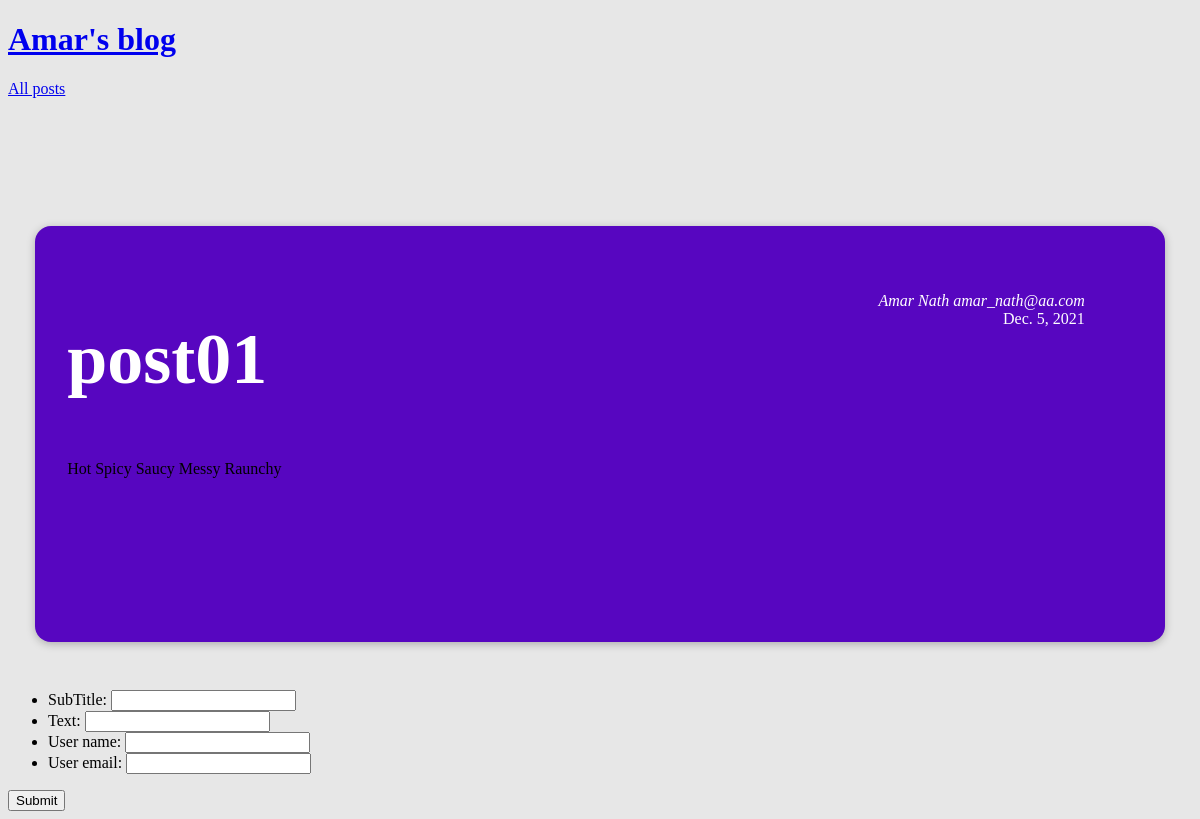
The app's page /posts/post-01 with its own data.
### blogApp/models.py (models this page shows, shortened)
class Post(models.Model):
    title = models.CharField(max_length=200, blank=True)
    image_name = models.CharField(max_length=100, blank=True)
    excerpt = models.CharField(max_length=200, blank=True)
    date = models.DateField(auto_now=True)
    slug =  models.SlugField(unique=True)
    content = models.TextField(max_length=500, blank=True)
    author = models.ForeignKey(Author, on_delete=models.SET_NULL, null=True, related_name='author')
    tag = models.ManyToManyField(Tag)

class Tag(models.Model):
    caption  = models.CharField(max_length=100, blank=True)

class Author(models.Model):
    first_name = models.CharField(max_length=100, blank=True)
    last_name = models.CharField(max_length=100, blank=True)
    email = models.EmailField(max_length=100, blank=True)
    def __str__(self):
        return f'{self.first_name} {self.last_name} {self.email}'

### blogApp/views.py (the view, shortened to what this page needs)
# urls.py: path("posts/<slug:slug>", views.PostDetailView.as_view(), name="post-detail-page")
class PostDetailView(View):
    def get(self, request, slug):
        post = Post.objects.get(slug = slug)
        post_tags = post.tag.all()
        comment_form = CommentForm()
        comments = post.comments.all()
        context = {
            "post": post,
            "post_tags" : post_tags,
            "comment_form": comment_form,
            "comments": comments
        }
        return render(request, "blogApp/post-detail.html",context)

### blogApp/forms.py
class CommentForm(forms.ModelForm):
    class Meta:
        model = Comment
        exclude = ['post']

### blogApp/templates/blogApp/post-detail.html (shortened to what this page needs)
{% extends "base.html" %}
{% load static %}
{% block css_files %}
    <link rel="stylesheet" href="{% static 'blogApp/post-detail.css' %}"/>
{% endblock %}
{% block content %}
<section class='summary'>
    <h2>{{post.title}}</h2>
    <div class='tag'>
        {% for tag in post_tags %}
            <span>
                {{ tag.caption}}
            </span>
        {% endfor %}
    </div>
    <article>
        <address>{{post.author}}</address>
        <div>{{post.date}}</div>
    </article>
</section>
<main>
    <div class='comment-form'>
        <form action="{% url 'post-detail-page' post.slug %}" method="post">
            <ul>
                {{comment_form.as_ul}}
            </ul>
            <button>Submit</button>
        </form>
    </div>
</main>
{% endblock %}

### blogApp/static/blogApp/post-detail.css (style rules this page uses)
body { background-color: #e7e7e7; }
.summary { margin: 8rem auto 3rem auto; padding: 2rem; width: 90%; max-width: 90rem; border-radius: 16px; background-color: #5706c0; position: relative; box-shadow: 0 2px 8px rgba(0, 0, 0, 0.25); height: 22rem; }
.summary h2 { color: white; font-size: 4.5rem; }
.summary article { position: absolute; top: 2rem; right: 3rem; padding: 1rem 2rem; border-radius: 12px; text-align: right; color: white; }

### records on screen
Post: title "post01", author "Amar Nath amar_nath@aa.com", date "Dec. 5, 2021"
Tag: caption "Hot"
Tag: caption "Spicy"
Tag: caption "Saucy"
Tag: caption "Messy"
Tag: caption "Raunchy"
